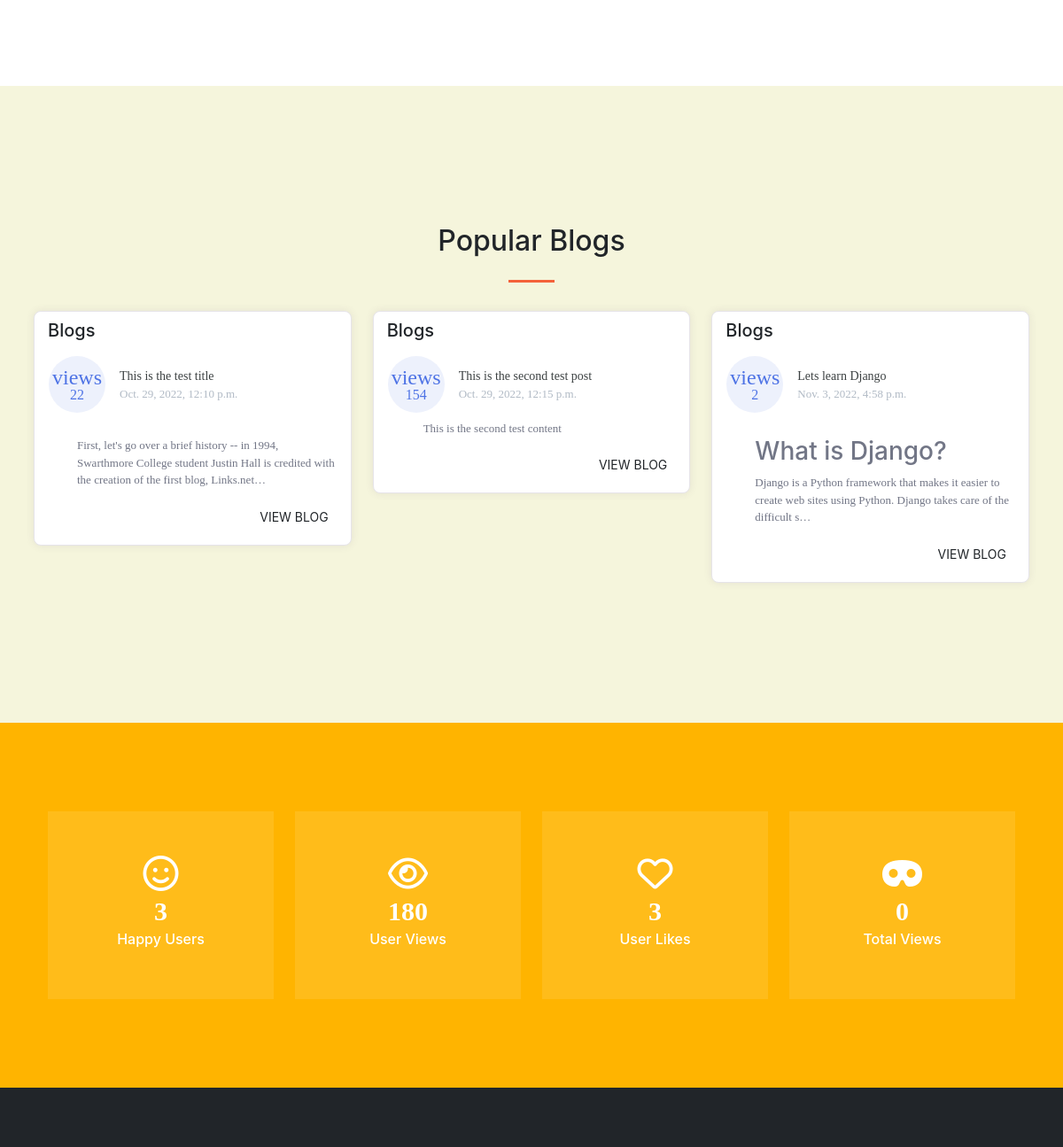
Before: / (middle part) with the older database file.
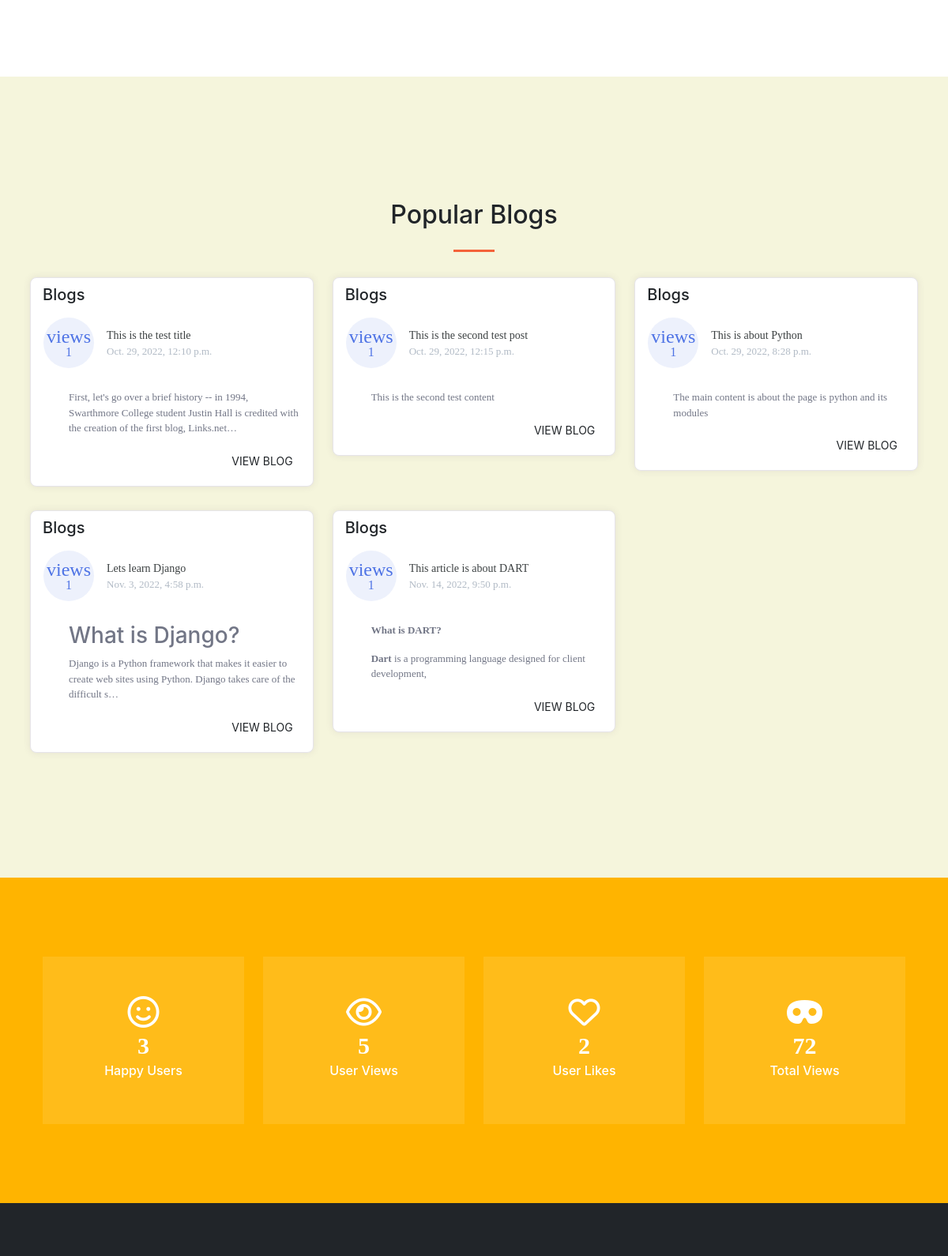
After: the same page with the newer database file.
### blog/models.py (models this page shows, shortened)
class Post(models.Model):
     sno = models.AutoField(primary_key=True)
     title = models.CharField(max_length=255)
     content = models.TextField()
     author = models.CharField(max_length=100)
     slug = models.CharField(max_length=130)
     totalviews = models.IntegerField(default=0)
     views = models.IntegerField(default=0)
     likes = models.IntegerField(default=0)
     timeStamp = models.DateTimeField(default=now)

### home/views.py (the view)
# urls.py: path('', views.home, name="home"),
def home(request):
    sv = Post.objects.filter(views__gte=Post.objects.order_by('-views')[2].views)
    allPosts = Post.objects.all()
    a, b, c, d = [], [], [], []
    for i in allPosts:
        a.append(i.totalviews)
        b.append(i.views)
        c.append(i.likes)
    contex = {'sv':sv, 'totalviews':str(sum(a)), 'views':str(sum(b)), 'likes':str(sum(c)), 'totaluser':str(User.objects.all().count())}
    return render(request, "home/home.html", contex)

### templates/home/home.html (shortened to what this page needs)
{% extends 'base.html' %}
{% block body %}
<section class="page-section" id="services">
</section>
<section style="padding-top: 28px;background: beige;position: sticky;">
  <section class="page-section" id="services">
    <div class="container px-4 px-lg-5">
        <h2 class="text-center mt-0">Popular Blogs</h2>
        <hr class="divider" />
    </div>
<div class="container px-2">
    <div class="row" style="padding-top: 8px;">
            {% for s in sv %}
                <div class="col-lg-4">
                    <div class="card card-margin">
                        <div class="card-header no-border">
                            <h5 class="card-title">Blogs</h5>
                        </div>
                        <div class="card-body pt-0">
                            <div class="widget-49">
                                <div class="widget-49-title-wrapper">
                                    <div class="widget-49-date-primary">
                                        <span class="widget-49-date-day">views</span>
                                        <span class="widget-49-date-month">{{s.views}}</span>
                                    </div>
                                    <div class="widget-49-meeting-info">
                                        <span class="widget-49-pro-title">{{s.title}}</span>
                                        <span class="widget-49-meeting-time">{{s.timeStamp}}</span>
                                    </div>
                                </div>
                                <ol class="widget-49-meeting-points">
                                    <li class="widget-49-meeting-item" style="list-style: none;"><span>{{s.content|safe| truncatechars:150}}</span></li>
                                </ol>
                                <div class="widget-49-meeting-action">
                                    <a href="/blog/{{s.slug}}" class="btn btn-sm btn-flash-border-primary">View Blog</a>
                                </div>
                            </div>
                        </div>
                    </div>
                </div>
            {% endfor %}
        </div>
    </div>
</section>
<section id="counter" class="sec-padding">
  <div class="container">
    <div class="row">
      <div class="col-md-3 ">
        <div class="count"> <span class="fa fa-smile-o"></span>
          <p class="number">{{totaluser}}</p>
          <h4>Happy Users</h4> </div>
      </div>
      <div class="col-md-3 ">
        <div class="count"> <span class="fa fa-eye"></span>
          <p class="number">{{views}}</p>
          <h4>User Views</h4> </div>
      </div>
      <div class="col-md-3 ">
        <div class="count"> <span class="fa fa-regular fa-heart"></span>
          <p class="number">{{likes}}</p>
          <h4>User Likes</h4> </div>
      </div>
      <div class="col-md-3 ">
        <div class="count"> <span class="fa fa-mask"></span>
          <p class="number">{{totalviews}}</p>
          <h4>Total Views</h4> </div>
      </div>
    </div>
  </div>
</section>
<section class="page-section bg-dark text-white">
</section>
{% endblock body %}

Changed rows visible on the page:
changed Post "This is the test title": views "22" → "1"
changed Post "This is the second test post": views "154" → "1"
now on this page (row edited): Post: views "1", title "This is about Python", timeStamp "Oct. 29, 2022, 8:28 p.m.", content "The main content is about the page is python and its modules"
changed Post "Lets learn Django": views "2" → "1"
now on this page (row edited): Post: views "1", title "This article is about DART", timeStamp "Nov. 14, 2022, 9:50 p.m.", content "What is DART? Dart is a programming language designed for client development,"
Other visible differences:
{{ views }}: "180" → "5"
{{ likes }}: "3" → "2"
{{ totalviews }}: "0" → "72"
